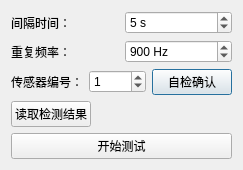
<?xml version="1.0" encoding="UTF-8"?>
<ui version="4.0">
 <class>DialogTest</class>
 <widget class="QDialog" name="DialogTest">
  <property name="geometry">
   <rect>
    <x>0</x>
    <y>0</y>
    <width>243</width>
    <height>168</height>
   </rect>
  </property>
  <property name="windowTitle">
   <string>test</string>
  </property>
  <layout class="QVBoxLayout" name="verticalLayout">
   <item>
    <layout class="QHBoxLayout" name="horizontalLayout">
     <item>
      <widget class="QLabel" name="label">
       <property name="text">
        <string>间隔时间：</string>
       </property>
      </widget>
     </item>
     <item>
      <widget class="QSpinBox" name="spinBoxInterval">
       <property name="suffix">
        <string> s</string>
       </property>
       <property name="maximum">
        <number>9999</number>
       </property>
       <property name="singleStep">
        <number>1</number>
       </property>
       <property name="value">
        <number>5</number>
       </property>
       <property name="displayIntegerBase">
        <number>10</number>
       </property>
      </widget>
     </item>
    </layout>
   </item>
   <item>
    <layout class="QHBoxLayout" name="horizontalLayout_2">
     <item>
      <widget class="QLabel" name="label_3">
       <property name="text">
        <string>重复频率：</string>
       </property>
      </widget>
     </item>
     <item>
      <widget class="QSpinBox" name="repeatFrequence">
       <property name="keyboardTracking">
        <bool>false</bool>
       </property>
       <property name="suffix">
        <string> Hz</string>
       </property>
       <property name="maximum">
        <number>1500</number>
       </property>
       <property name="singleStep">
        <number>50</number>
       </property>
       <property name="value">
        <number>900</number>
       </property>
      </widget>
     </item>
    </layout>
   </item>
   <item>
    <layout class="QHBoxLayout" name="horizontalLayout_3">
     <item>
      <widget class="QLabel" name="label_4">
       <property name="text">
        <string>传感器编号：</string>
       </property>
      </widget>
     </item>
     <item>
      <widget class="QSpinBox" name="spinBoxSensorNo">
       <property name="maximum">
        <number>128</number>
       </property>
       <property name="singleStep">
        <number>1</number>
       </property>
       <property name="value">
        <number>1</number>
       </property>
       <property name="displayIntegerBase">
        <number>10</number>
       </property>
      </widget>
     </item>
     <item>
      <widget class="QPushButton" name="pushButtonSelfTest">
       <property name="text">
        <string>自检确认</string>
       </property>
      </widget>
     </item>
    </layout>
   </item>
   <item>
    <layout class="QHBoxLayout" name="horizontalLayout_4">
     <item>
      <widget class="QPushButton" name="btnReadResult">
       <property name="text">
        <string>读取检测结果</string>
       </property>
      </widget>
     </item>
     <item>
      <spacer name="horizontalSpacer">
       <property name="orientation">
        <enum>Qt::Horizontal</enum>
       </property>
       <property name="sizeHint" stdset="0">
        <size>
         <width>18</width>
         <height>20</height>
        </size>
       </property>
      </spacer>
     </item>
    </layout>
   </item>
   <item>
    <widget class="QPushButton" name="pushButton">
     <property name="text">
      <string>开始测试</string>
     </property>
    </widget>
   </item>
  </layout>
 </widget>
 <resources/>
 <connections/>
</ui>
